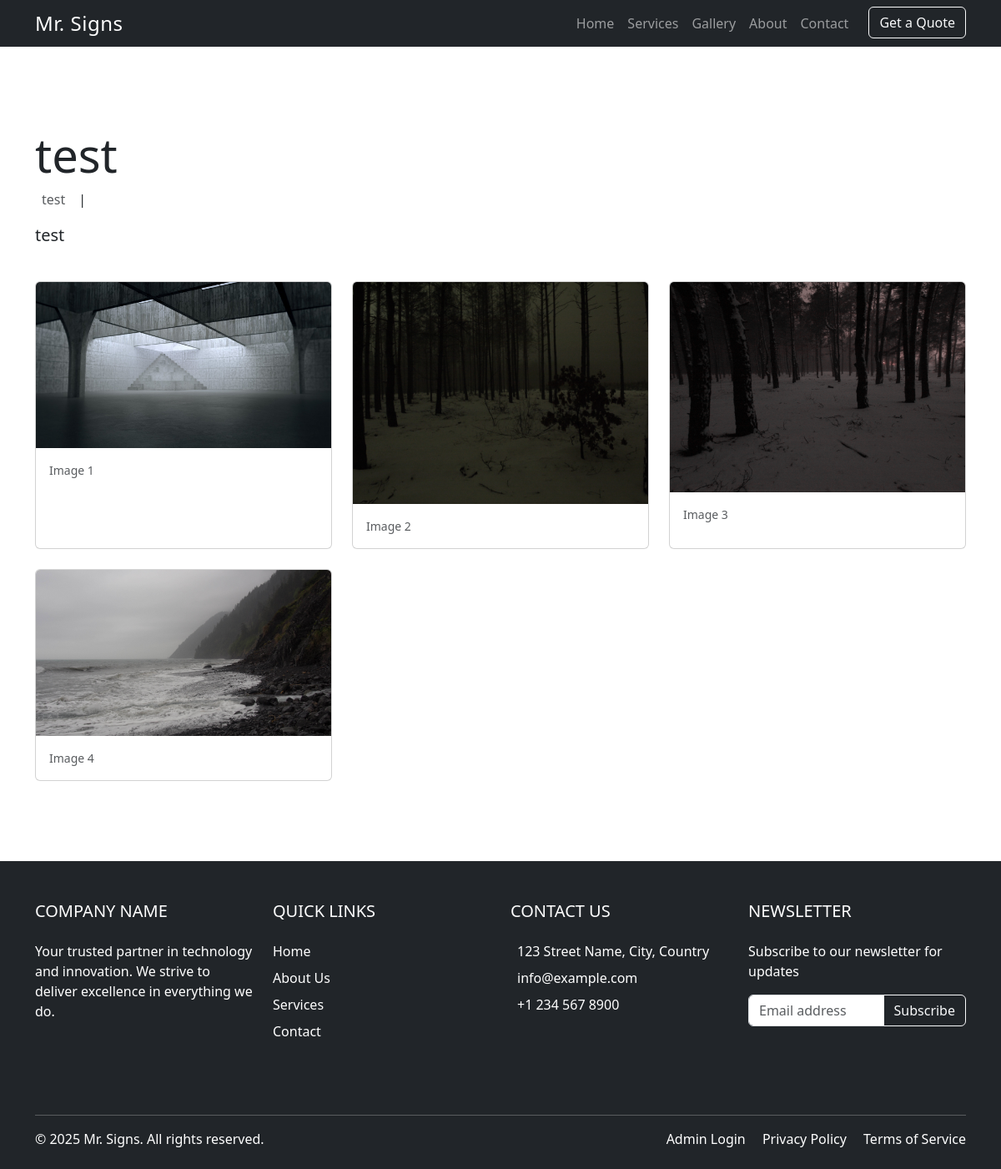
Page /gallery/gallery/8/ on the committed database.
### gallery/models.py (models this page shows, shortened)
class WorkGallery(models.Model):
      title = models.CharField(max_length=100)
      location = models.CharField(max_length=100)
      description = models.TextField()
      created_at = models.DateTimeField(auto_now_add=True)
      class Meta:
            verbose_name_plural = "Work Galleries"

class GalleryImage(models.Model):
      gallery = models.ForeignKey(WorkGallery, related_name='images', on_delete=models.CASCADE)
      image = models.ImageField(upload_to='gallery/')
      order = models.PositiveIntegerField(default=0, validators=[MaxValueValidator(100)])
      class Meta:
            ordering = ['order']

### gallery/views.py (the view)
# urls.py: path('gallery/<int:pk>/', GalleryDetailView.as_view(), name='gallery_detail'),
class GalleryDetailView(DetailView):
      model = WorkGallery
      template_name = 'gallery/detail.html'
      context_object_name = 'gallery'
      def get_context_data(self, **kwargs):
            context = super().get_context_data(**kwargs)
            context['images'] = self.object.images.all()
            return context

### templates/gallery/detail.html (shortened to what this page needs)
{% extends 'base_clean.html' %}
{% block content %}
{% load static %}
<link rel="stylesheet" href="{% static 'css/detail.css' %}">
<div class="container py-5">
    <div class="row mb-4">
        <div class="col-12">
            <h1 class="display-4">{{ gallery.title }}</h1>
            <div class="d-flex align-items-center mb-3">
                <span class="text-muted">{{ gallery.location }}</span>
                <span class="mx-3">|</span>
            </div>
            <p class="lead">{{ gallery.description }}</p>
        </div>
    </div>
    <div class="row g-4">
        {% for image in images %}
        <div class="col-12 col-md-6 col-lg-4">
            <div class="card h-100">
                <img src="{{ image.image.url }}"
                    class="card-img-top img-fluid"
                    alt="{{ gallery.title }} - Image {{ forloop.counter }}"
                    data-bs-toggle="modal"
                    data-bs-target="#imageModal{{ forloop.counter }}"
                    style="cursor: pointer;">
                <div class="card-body">
                    <p class="card-text text-muted small">Image {{ forloop.counter }}</p>
                </div>
            </div>
        </div>
        {% endfor %}
    </div>
</div>
{% endblock content %}

### static/css/detail.css (style rules this page uses)
.card-img-top { max-width: 100%; max-height: 100%; width: auto; height: auto; }

### rows in the picture
WorkGallery: title "test", location "test", description "test"
GalleryImage: image (picture)
GalleryImage: image (picture)
GalleryImage: image (picture)
GalleryImage: image (picture)
